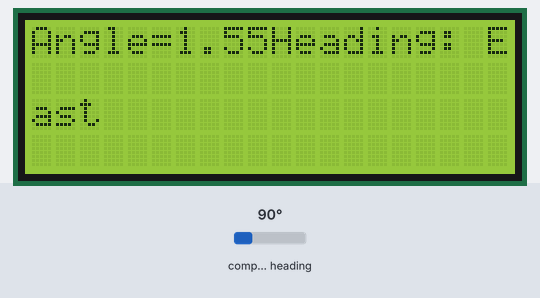
Simulated run of this sketch. Board: Arduino Uno, built with avr-gcc and run on an emulated ATmega328P. Shown: 20×4 character LCD. Wiring (inferred from the names in the program): HMC5883L compass at I2C address 0x1E. The test bench sets the inputs (shaded band); at power-on: compass heading 90°. What the sketch prints to the serial monitor is not drawn.

Above: at 5.3 s.
5.4 s: compass heading set to 7°
At 8.6 s:
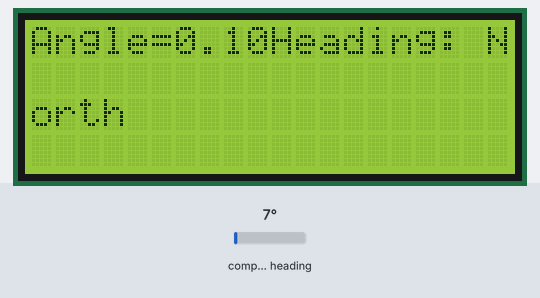
13.5 s: compass heading set to 180°
At 14.9 s:
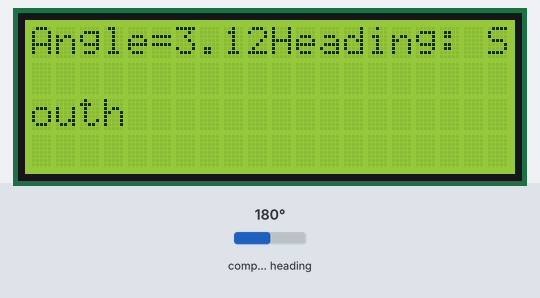
21.8 s: compass heading set to 269°
At 24.3 s:
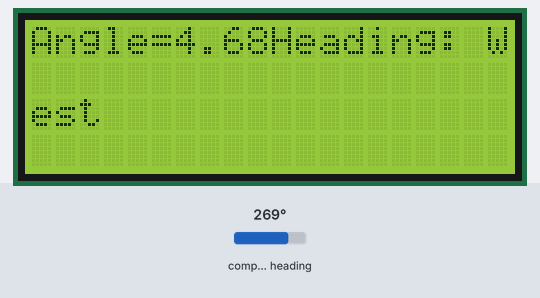
30.1 s: compass heading set to 64°
At 33.4 s:
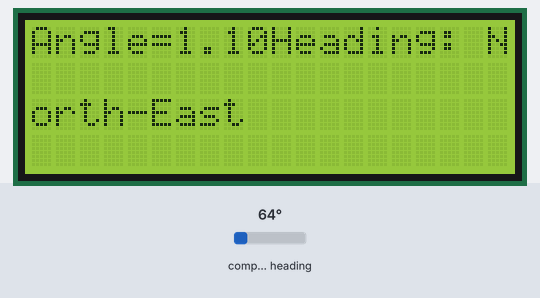
38.4 s: compass heading set to 206°
At 39.9 s:
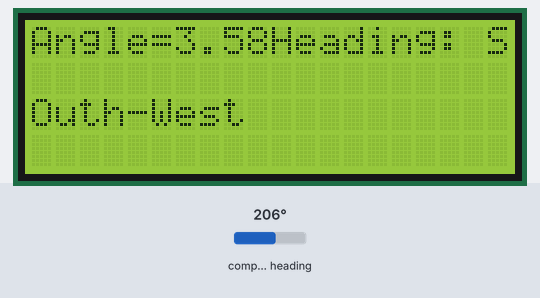
46.7 s: compass heading set to 90°
At 49.3 s:
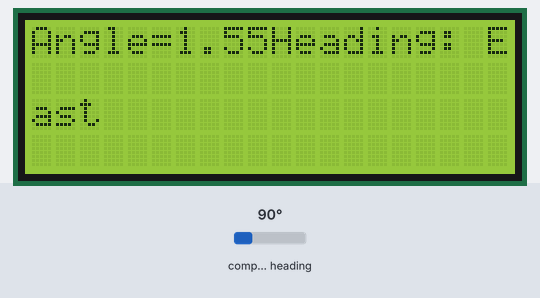
Timing chart, 0 to 50.8 s (numbered marks = the images above; inputs shaded):
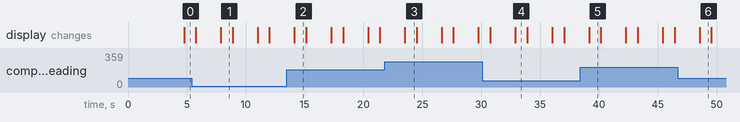

The sketch:

LCD_20x4_Compass_Display.ino
```cpp
// (licence header left out)
#include <LiquidCrystal_I2C.h>

LiquidCrystal_I2C lcd(0x3F,20,4); //LCD address to 0x3F or sometimes 0x27 for a 20 chars and 4 line display
#include <Wire.h>
#define I2C_TX write
#define I2C_RX read

// Shift the device assigned slave address (0x3C) for write operation, 1 bit right to compensate for how the TWI library only wants the
// 7 most significant bits (with the high bit padded with 0)

#define HMC5883_WriteAddress 0x1E //  i.e 0x3C >> 1
#define HMC5883_ModeRegisterAddress 0x02
#define HMC5883_ContinuousModeCommand (uint8_t)0x00     // cast to uint8_t added to get code to compile under Arduino v1.0
#define HMC5883_DataOutputXMSBAddress 0x03

int regb = 0x01;
int regbdata = 0x40;
int outputData[6];

void setup()
{
  lcd.init();
  lcd.begin(20,4);
  lcd.backlight();
  lcd.setCursor(0, 0);
  lcd.clear();
  Serial.begin(9600);
  Wire.begin();   //Initiate the Wire library and join the I2C bus as a master
  delay(2000);    // wait for disaplay to start
  Serial.write(254);
  Serial.write(1);
  delay(500); // wait for display to clear
}

void loop() {
  int x,y,z;
  double angle;
  lcd.clear();
  delay(500); // Wait for the screen to clear
  Serial.write(254);
  Serial.write(128); //Goto line-1
  Wire.beginTransmission(HMC5883_WriteAddress);
  Wire.I2C_TX(regb);
  Wire.I2C_TX(regbdata);
  Wire.endTransmission();

  delay(1000);
  Wire.beginTransmission(HMC5883_WriteAddress); //Initiate a transmission with HMC5883 (Write address).
  Wire.I2C_TX(HMC5883_ModeRegisterAddress);     //Place the Mode Register Address in send-buffer.
  Wire.I2C_TX(HMC5883_ContinuousModeCommand);   //Place the command for Continuous operation Mode in send-buffer.
  Wire.endTransmission();                       //Send the send-buffer to HMC5883 and end the I2C transmission.
  delay(100);

  Wire.beginTransmission(HMC5883_WriteAddress);  //Initiate a transmission with HMC5883 (Write address).
  Wire.requestFrom(HMC5883_WriteAddress,6);      //Request 6 bytes of data from the address specified.

  delay(500);

  //Read the value of magnetic components X,Y and Z

  if(Wire.available() <= 6) // If the number of bytes available for reading is <=6
  {
    for(int i=0;i<6;i++)
    {
      outputData[i]=Wire.I2C_RX();  //Store the data in outputData buffer
    }
  }

  x=outputData[0] << 8 | outputData[1];  //Combine MSB and LSB of X Data output register
  z=outputData[2] << 8 | outputData[3];  //Combine MSB and LSB of Z Data output register
  y=outputData[4] << 8 | outputData[5];  //Combine MSB and LSB of Y Data output register
  angle = (double)atan2(y, x); // angle in radians
  /*
   Refer the following application note for heading calculation.
   http://www.ssec.honeywell.com/magnetic/datasheets/lowcost.pdf
   ----------------------------------------------------------------------------------------
   atan2(y, x) is the angle in radians between the positive x-axis of a plane and the point
   given by the coordinates (x, y) on it.
   ----------------------------------------------------------------------------------------
   This sketch does not utilize the magnetic component Z as tilt compensation can not be done without an Accelerometer
    ----------------->y
   |
   \/
   x

         N
   NW    |    NE
         |
  W------+------E
         |
    SW   |   SE
         S

Most HMC5883 Compass modules have a pointer on the PCB like this:
          X  Point X towards the North
          ^
          |
          |
          |
          |
 Y<-------+
          |
          Z

  */
  // Find your declination angle here: https://www.ngdc.noaa.gov/geomag/declination.shtml
  // For example if you Declination is -1° 7' then that's -(1+7/60)*PI/180 in radians=-0.019
  float declinationAngle = -0.019;
  angle += declinationAngle;

  // Correct for when signs are reversed.
  if (angle < 0)    angle += 2*PI;

  // Check for wrap due to addition of declination.
  if (angle > 2*PI) angle -= 2*PI;

  // Convert radians to degrees for readability.
  float bearing = angle * 180/PI;

  Serial.println();
  Serial.println("Heading (degrees): " + String(bearing));

//Print the angle on the LCD Screen
  Serial.write(254);
  Serial.write(128); //Goto line 1
  lcd.print("Angle=" + String(angle,2));

  Serial.write(254);
  Serial.write(192); //Goto line 2
  //Print the approximate direction on LCD
  lcd.print("Heading: ");
  if((bearing < 22.5)  || (bearing > 337.5 ))  lcd.print("North");
  if((bearing > 22.5)  && (bearing < 67.5 ))   lcd.print("North-East");
  if((bearing > 67.5)  && (bearing < 112.5 ))  lcd.print("East");
  if((bearing > 112.5) && (bearing < 157.5 ))  lcd.print("South-East");
  if((bearing > 157.5) && (bearing < 202.5 ))  lcd.print("South");
  if((bearing > 202.5) && (bearing < 247.5 ))  lcd.print("SOuth-West");
  if((bearing > 247.5) && (bearing < 292.5 ))  lcd.print("West");
  if((bearing > 292.5) && (bearing < 337.5 ))  lcd.print("North-West");

  //Print the approximate direction
  Serial.print("\nYou are heading ");
  if((bearing > 337.5) || (bearing < 22.5))    Serial.print("North");
  if((bearing > 22.5)  && (bearing < 67.5 ))   Serial.print("North-East");
  if((bearing > 67.5)  && (bearing < 112.5 ))  Serial.print("East");
  if((bearing > 112.5) && (bearing < 157.5 ))  Serial.print("South-East");
  if((bearing > 157.5) && (bearing < 202.5 ))  Serial.print("South");
  if((bearing > 202.5) && (bearing < 247.5 ))  Serial.print("South-West");
  if((bearing > 247.5) && (bearing < 292.5 ))  Serial.print("West");
  if((bearing > 292.5) && (bearing < 337.5 ))  Serial.print("North-West");
  delay(1000);
}
```

Measured:
- after the input at 5.4 s, the display: first differs from a run without the input after 2.5 s (image 1)
- after the input at 13.5 s, the display: changes after 0.64 s (image 2)
- after the input at 21.8 s, the display: changes after 1.7 s (image 3)
- after the input at 30.1 s, the display: first differs from a run without the input after 2.8 s (image 4)
- after the input at 38.4 s, the display: changes after 0.77 s (image 5)
- after the input at 46.7 s, the display: changes after 1.9 s (image 6)
- what the display in image 1 shows lasts 1.0 s, from 7.9 s to 8.9 s
